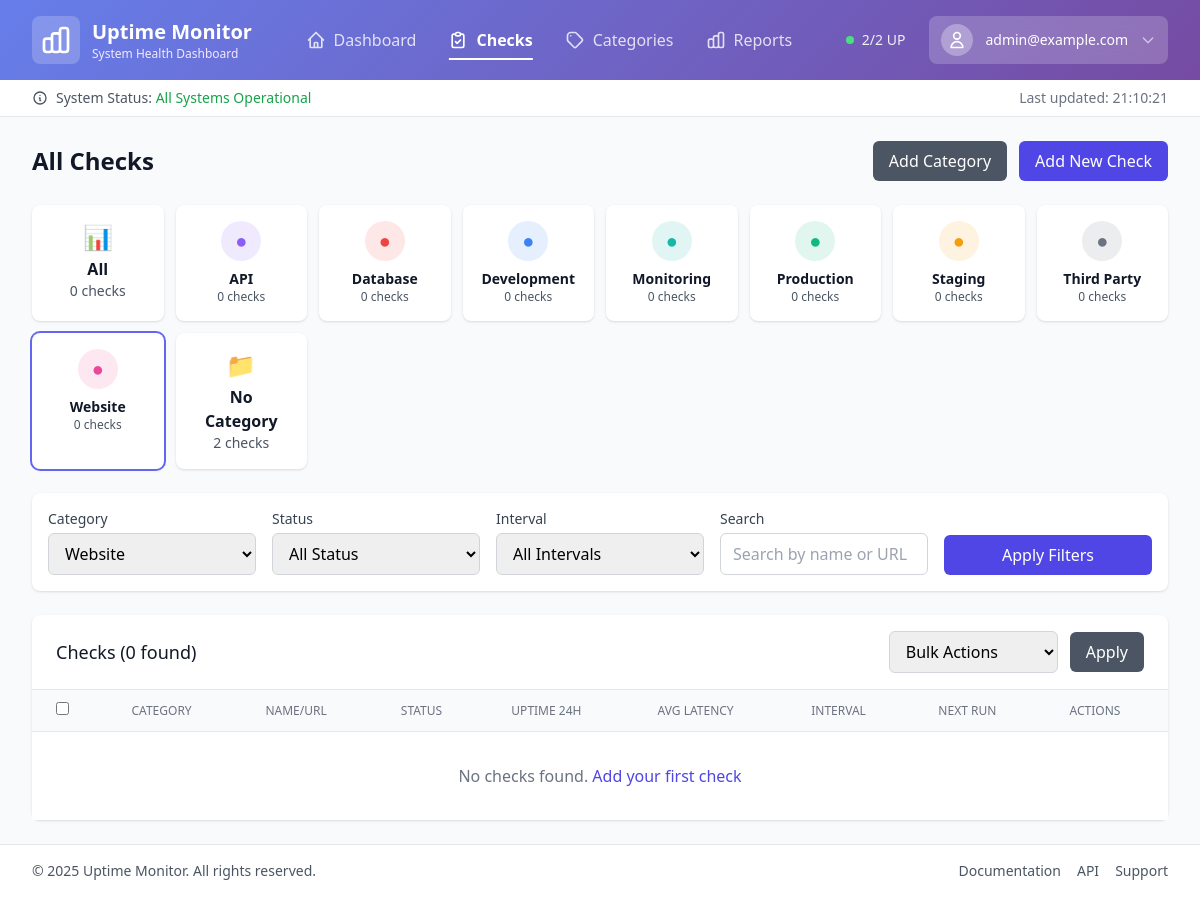
Before: /checks.php?category=5 (signed in) with the older database file.
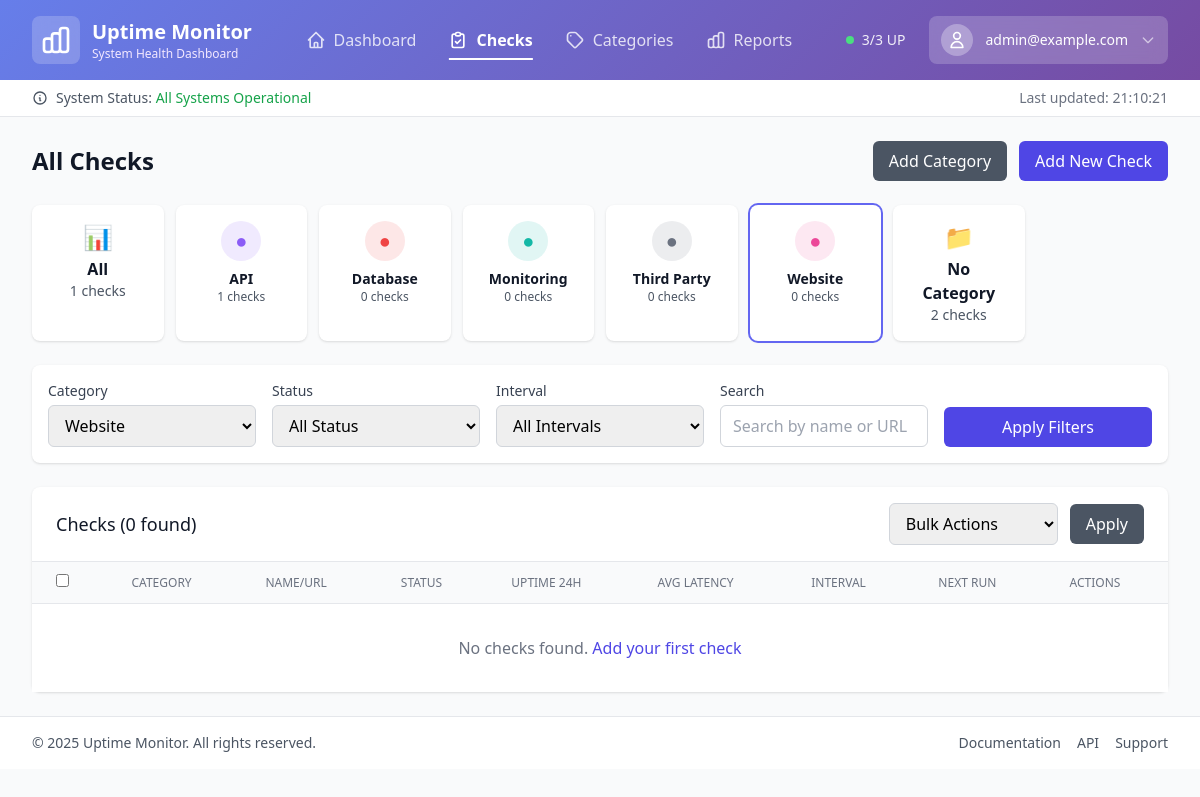
After: the same page with the newer database file.
### tables this page shows
CREATE TABLE `categories` (
  `id` int(11) NOT NULL,
  `name` varchar(50) NOT NULL,
  `color` varchar(7) DEFAULT '#6B7280',
  `icon` varchar(50) DEFAULT 'folder',
  `description` text DEFAULT NULL,
  `checks_count` int(11) DEFAULT 0,
  `created_at` timestamp NOT NULL DEFAULT current_timestamp(),
  `updated_at` timestamp NOT NULL DEFAULT current_timestamp() ON UPDATE current_timestamp()
);

### checks.php (the view, shortened to what the changed rows need)
<?php
require_once 'bootstrap.php';
$categories = [];
try {
    $categories = $db->fetchAll("
        SELECT c.*,
               COUNT(ch.id) as active_checks_count,
               SUM(CASE WHEN ch.last_state = 'DOWN' THEN 1 ELSE 0 END) as down_checks_count
        FROM categories c
        LEFT JOIN checks ch ON c.id = ch.category_id AND ch.enabled = 1
        GROUP BY c.id
        ORDER BY c.name ASC
    ");
} catch (Exception $e) {
    error_log("Categories query failed: " . $e->getMessage());
}
$statusFilter = $_GET['status'] ?? 'all';
$searchFilter = trim($_GET['search'] ?? '');
$intervalFilter = $_GET['interval'] ?? 'all';
$categoryFilter = $_GET['category'] ?? 'all';
$whereClauses = [];
$params = [];
if ($categoryFilter !== 'all') {
    if ($categoryFilter === 'uncategorized') {
        $whereClauses[] = "category_id IS NULL";
    } else {
        $whereClauses[] = "category_id = ?";
        $params[] = (int)$categoryFilter;
    }
}
$whereClause = !empty($whereClauses) ? 'WHERE ' . implode(' AND ', $whereClauses) : '';
$checksQuery = "
    SELECT DISTINCT c.*,
           cat.name as category_name,
           cat.color as category_color,
           cat.icon as category_icon
    FROM checks c
    LEFT JOIN categories cat ON c.category_id = cat.id
    {$whereClause}
    ORDER BY cat.name ASC, c.name ASC";
try {
    $checks = $db->fetchAll($checksQuery, $params);
    $uniqueChecks = [];
    $checks = $uniqueChecks;
} catch (Exception $e) {
    $checks = [];
    error_log("Checks query failed: " . $e->getMessage());
}
$content = '
<div class="space-y-6">
    ' . ($message ?? '') . '
    <div class="flex justify-between items-center">
        <h1 class="text-2xl font-bold text-gray-900">All Checks</h1>
        <div class="flex space-x-3">
            <button onclick="openQuickCategoryModal()"
                    class="bg-gray-600 text-white px-4 py-2 rounded-md hover:bg-gray-700">
                Add Category
            </button>
            <a href="/check_form.php"
               class="bg-indigo-600 text-white px-4 py-2 rounded-md hover:bg-indigo-700">
                Add New Check
            </a>
        </div>
    </div>';
if (!empty($categories)) {
    $content .= '
    <div class="grid grid-cols-2 md:grid-cols-4 lg:grid-cols-8 gap-3">';
    $totalChecks = array_sum(array_column($categories, 'active_checks_count'));
    $totalDown = array_sum(array_column($categories, 'down_checks_count'));
    $content .= '
        <a href="?category=all' .
            ($statusFilter !== 'all' ? '&status=' . $statusFilter : '') .
            ($searchFilter ? '&search=' . htmlspecialchars($searchFilter) : '') .
            ($intervalFilter !== 'all' ? '&interval=' . $intervalFilter : '') . '"
           class="bg-white p-4 rounded-lg shadow hover:shadow-md transition-shadow ' .
           ($categoryFilter === 'all' ? 'ring-2 ring-indigo-500' : '') . '">
            <div class="text-center">
                <div class="text-2xl mb-1">📊</div>
                <div class="font-semibold text-gray-900">All</div>
                <div class="text-sm text-gray-600">' . $totalChecks . ' checks</div>
                ' . ($totalDown > 0 ? '<div class="text-xs text-red-600 mt-1">' . $totalDown . ' down</div>' : '') . '
            </div>
        </a>';
    foreach ($categories as $category) {
        $isActive = $categoryFilter == $category['id'];
        $downBadge = $category['down_checks_count'] > 0
            ? '<div class="text-xs text-red-600 mt-1">' . $category['down_checks_count'] . ' down</div>'
            : '';
        $content .= '
        <a href="?category=' . $category['id'] .
            ($statusFilter !== 'all' ? '&status=' . $statusFilter : '') .
            ($searchFilter ? '&search=' . htmlspecialchars($searchFilter) : '') .
            ($intervalFilter !== 'all' ? '&interval=' . $intervalFilter : '') . '"
           class="bg-white p-4 rounded-lg shadow hover:shadow-md transition-shadow ' .
           ($isActive ? 'ring-2 ring-indigo-500' : '') . '">
            <div class="text-center">
                <div class="w-10 h-10 mx-auto mb-2 rounded-full flex items-center justify-center"
                     style="background-color: ' . $category['color'] . '20;">
                    <div class="text-xl" style="color: ' . $category['color'] . ';">●</div>
                </div>
                <div class="font-semibold text-gray-900 text-sm">' . htmlspecialchars($category['name']) . '</div>
                <div class="text-xs text-gray-600">' . $category['active_checks_count'] . ' checks</div>
                ' . $downBadge . '
            </div>
        </a>';
    }
    $uncategorizedCount = $db->fetchColumn("SELECT COUNT(*) FROM checks WHERE category_id IS NULL AND enabled = 1") ?: 0;
    if ($uncategorizedCount > 0 || $categoryFilter === 'uncategorized') {
        $content .= '
        <a href="?category=uncategorized' .
            ($statusFilter !== 'all' ? '&status=' . $statusFilter : '') .
            ($searchFilter ? '&search=' . htmlspecialchars($searchFilter) : '') .
            ($intervalFilter !== 'all' ? '&interval=' . $intervalFilter : '') . '"
           class="bg-white p-4 rounded-lg shadow hover:shadow-md transition-shadow ' .
           ($categoryFilter === 'uncategorized' ? 'ring-2 ring-indigo-500' : '') . '">
            <div class="text-center">
                <div class="text-2xl mb-1">📁</div>
                <div class="font-semibold text-gray-900">No Category</div>
                <div class="text-sm text-gray-600">' . $uncategorizedCount . ' checks</div>
            </div>
        </a>';
    }
    $content .= '
    </div>';
}
$content .= '
    <div class="bg-white p-4 rounded-lg shadow">
        <form method="GET" class="grid grid-cols-1 md:grid-cols-5 gap-4">
            <div>
                <label for="category" class="block text-sm font-medium text-gray-700">Category</label>
                <select id="category" name="category"
                        class="mt-1 block w-full px-3 py-2 border border-gray-300 rounded-md focus:outline-none focus:ring-indigo-500 focus:border-indigo-500">
                    <option value="all"' . ($categoryFilter === 'all' ? ' selected' : '') . '>All Categories</option>';
if (!empty($categories)) {
    foreach ($categories as $category) {
        $content .= '<option value="' . $category['id'] . '"' .
                    ($categoryFilter == $category['id'] ? ' selected' : '') . '>' .
                    htmlspecialchars($category['name']) . '</option>';
    }
}
$content .= '
                    <option value="uncategorized"' . ($categoryFilter === 'uncategorized' ? ' selected' : '') . '>Uncategorized</option>
                </select>
            </div>
                    <option value="all"' . ($statusFilter === 'all' ? ' selected' : '') . '>All Status</option>
                    <option value="up"' . ($statusFilter === 'up' ? ' selected' : '') . '>UP Only</option>
                    <option value="down"' . ($statusFilter === 'down' ? ' selected' : '') . '>DOWN Only</option>
                    <option value="enabled"' . ($statusFilter === 'enabled' ? ' selected' : '') . '>Enabled Only</option>
                    <option value="disabled"' . ($statusFilter === 'disabled' ? ' selected' : '') . '>Disabled Only</option>
                    <option value="all"' . ($intervalFilter === 'all' ? ' selected' : '') . '>All Intervals</option>
                    <option value="60"' . ($intervalFilter === '60' ? ' selected' : '') . '>1 Minute</option>
                    <option value="300"' . ($intervalFilter === '300' ? ' selected' : '') . '>5 Minutes</option>
                    <option value="3600"' . ($intervalFilter === '3600' ? ' selected' : '') . '>1 Hour</option>
                    <option value="86400"' . ($intervalFilter === '86400' ? ' selected' : '') . '>1 Day</option>
                       placeholder="Search by name or URL" value="' . htmlspecialchars($searchFilter) . '">
        </form>
    </div>
    <form method="POST" id="checksForm">
        <input type="hidden" name="csrf_token" value="' . $auth->getCsrfToken() . '">
        <div class="bg-white shadow rounded-lg">
            <div class="px-6 py-4 border-b border-gray-200 flex justify-between items-center">
                <h2 class="text-lg font-medium text-gray-900">
                    Checks (' . count($checks) . ' found)
                </h2>
            </div>
            <div class="overflow-x-auto">
                <table class="min-w-full divide-y divide-gray-200">
                    <thead class="bg-gray-50">
                        <tr>
                            <th class="px-6 py-3 text-left text-xs font-medium text-gray-500 uppercase">
                                <input type="checkbox" id="selectAll" onchange="toggleAllChecks()">
                            </th>
                            <th class="px-6 py-3 text-left text-xs font-medium text-gray-500 uppercase">Category</th>
                            <th class="px-6 py-3 text-left text-xs font-medium text-gray-500 uppercase">Name/URL</th>
                            <th class="px-6 py-3 text-left text-xs font-medium text-gray-500 uppercase">Status</th>
                            <th class="px-6 py-3 text-left text-xs font-medium text-gray-500 uppercase">Uptime 24h</th>
                            <th class="px-6 py-3 text-left text-xs font-medium text-gray-500 uppercase">Avg Latency</th>
                            <th class="px-6 py-3 text-left text-xs font-medium text-gray-500 uppercase">Interval</th>
                            <th class="px-6 py-3 text-left text-xs font-medium text-gray-500 uppercase">Next Run</th>
                            <th class="px-6 py-3 text-left text-xs font-medium text-gray-500 uppercase">Actions</th>
                        </tr>
                    </thead>
                    <tbody class="bg-white divide-y divide-gray-200">';
if (empty($checks)) {
    $content .= '
                        <tr>
                            <td colspan="9" class="px-6 py-8 text-center text-gray-500">
                                No checks found. <a href="/check_form.php" class="text-indigo-600 hover:text-indigo-800">Add your first check</a>
                            </td>
                        </tr>';
}
$content .= '
                    </tbody>
                </table>
            </div>
        </div>
    </form>
</div>
            <input type="hidden" name="csrf_token" value="' . $auth->getCsrfToken() . '">
    formData.append("csrf_token", "' . $auth->getCsrfToken() . '");
<div id="quickCategoryModal" class="hidden fixed inset-0 bg-gray-600 bg-opacity-50 overflow-y-auto h-full w-full z-50">
</div>';
renderTemplate('All Checks', $content);

### bootstrap.php (shortened to what the changed rows need)
<?php
$isCLI = php_sapi_name() === 'cli';
$config = require __DIR__ . '/config/config.php';
date_default_timezone_set($config['app']['timezone']);
spl_autoload_register(function ($class) {
    $file = __DIR__ . '/lib/' . $class . '.php';
});
try {
    $db = Database::getInstance($config);
} catch (Exception $e) {
    error_log('Database initialization failed: ' . $e->getMessage());
    if (ini_get('display_errors')) {
        die('Database connection failed: ' . $e->getMessage());
    } else {
        http_response_code(500);
        die('Database connection failed. Please check configuration.');
    }
}
if (!$isCLI) {
    $auth = new Auth($db, $config);
}
function renderTemplate(string $title, string $content, bool $requireAuth = true): void {
    global $auth, $config, $db;
    if ($requireAuth) {
        $auth->requireAuth();
    }
    $user = $auth->getCurrentUser();
    $csrfToken = $auth->getCsrfToken();
    $currentPage = basename($_SERVER['PHP_SELF'], '.php');
    $stats = [];
    if ($user) {
        try {
            $stats = [
                'total_checks' => $db->fetchColumn("SELECT COUNT(*) FROM checks WHERE enabled = 1") ?: 0,
                'checks_up' => $db->fetchColumn("SELECT COUNT(*) FROM checks WHERE enabled = 1 AND last_state = 'UP'") ?: 0,
                'checks_down' => $db->fetchColumn("SELECT COUNT(*) FROM checks WHERE enabled = 1 AND last_state = 'DOWN'") ?: 0,
                'open_incidents' => $db->fetchColumn("SELECT COUNT(*) FROM incidents WHERE status = 'OPEN'") ?: 0,
            ];
        } catch (Exception $e) {
        }
    }
    echo "<!DOCTYPE html>
<html lang=\"en\">
<head>
    <title>{$title} - Uptime Monitor</title>
    <script src=\"https://cdn.tailwindcss.com\"></script>
</head>
<body class=\"bg-gray-50\">
    <header class=\"header-gradient shadow-lg\">
        <div class=\"max-w-7xl mx-auto px-4 sm:px-6 lg:px-8\">
            <div class=\"flex justify-between items-center py-4\">
                <div class=\"flex items-center space-x-4\">
                    <div class=\"flex items-center space-x-3\">
                        <div>
                            <h1 class=\"text-xl font-bold text-white\">Uptime Monitor</h1>
                        </div>
                    </div>
                </div>
                " . ($user ? "
                    <a href=\"/dashboard.php\" class=\"nav-link text-white/80 hover:text-white " . ($currentPage === 'dashboard' ? 'active' : '') . "\">
                    </a>
                    <a href=\"/checks.php\" class=\"nav-link text-white/80 hover:text-white " . ($currentPage === 'checks' ? 'active' : '') . "\">
                    </a>
                    <a href=\"/categories.php\" class=\"nav-link text-white/80 hover:text-white " . ($currentPage === 'categories' ? 'active' : '') . "\">
                    </a>
                    <a href=\"/reports.php\" class=\"nav-link text-white/80 hover:text-white " . ($currentPage === 'reports' ? 'active' : '') . "\">
                    </a>
                <div class=\"flex items-center space-x-6\">
                    <div class=\"hidden lg:flex items-center space-x-4 text-white/90\">
                        " . (!empty($stats) ? "
                        <div class=\"flex items-center space-x-2\">
                            <div class=\"w-2 h-2 rounded-full " . ($stats['checks_down'] > 0 ? 'bg-red-400 pulse-red' : 'bg-green-400 pulse-green') . "\"></div>
                            <span class=\"text-sm font-medium\">{$stats['checks_up']}/{$stats['total_checks']} UP</span>
                        </div>
                        " . ($stats['checks_down'] > 0 ? "
                            <span class=\"text-sm bg-red-500 text-white px-2 py-1 rounded-full font-medium\">{$stats['checks_down']} DOWN</span>
                        " : "") .
                        ($stats['open_incidents'] > 0 ? "
                            <span class=\"text-sm bg-yellow-500 text-white px-2 py-1 rounded-full font-medium\">{$stats['open_incidents']} Incidents</span>
                        " : "") : "") . "
                    </div>
                            <span class=\"text-sm text-white font-medium hidden md:block\">{$user['email']}</span>
                                <p class=\"text-sm font-medium text-gray-900 truncate\">{$user['email']}</p>
                </div>
                " : "
                ") . "
            </div>
        </div>
    </header>
    " . (!empty($stats) && $user ? "
                    <span>System Status: " . ($stats['checks_down'] > 0 ?
                        '<span class="text-red-600 font-medium">Issues Detected</span>' :
                        '<span class="text-green-600 font-medium">All Systems Operational</span>') . "</span>
                    Last updated: <span id=\"last-updated\">" . date('H:i:s') . "</span>
    " : "") . "
    <main class=\"max-w-7xl mx-auto py-6 px-4 sm:px-6 lg:px-8\">
        {$content}
    </main>
                    &copy; " . date('Y') . " Uptime Monitor. All rights reserved.
        window.csrfToken = '{$csrfToken}';
</body>
</html>";
}

Changed rows visible on the page:
removed categories: id "2", name "Staging", active_checks_count "0"
removed categories: name "Development", active_checks_count "0"
removed categories: name "Production", active_checks_count "0"
computed for categories "API": active_checks_count "0" → "1"
Other visible differences:
$stats['checks_up']: (not shown) → "3"
$stats['total_checks']: (not shown) → "3"
$totalChecks: "0" → "1"
